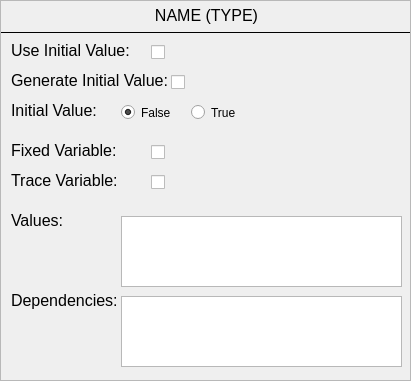
<?xml version="1.0" encoding="UTF-8"?>
<ui version="4.0">
 <class>Form</class>
 <widget class="QWidget" name="Form">
  <property name="geometry">
   <rect>
    <x>0</x>
    <y>0</y>
    <width>411</width>
    <height>381</height>
   </rect>
  </property>
  <property name="windowTitle">
   <string>Form</string>
  </property>
  <widget class="QScrollArea" name="vaiable_input_string">
   <property name="geometry">
    <rect>
     <x>0</x>
     <y>0</y>
     <width>411</width>
     <height>381</height>
    </rect>
   </property>
   <property name="frameShadow">
    <enum>QFrame::Sunken</enum>
   </property>
   <property name="verticalScrollBarPolicy">
    <enum>Qt::ScrollBarAlwaysOff</enum>
   </property>
   <property name="horizontalScrollBarPolicy">
    <enum>Qt::ScrollBarAlwaysOff</enum>
   </property>
   <property name="widgetResizable">
    <bool>true</bool>
   </property>
   <widget class="QWidget" name="scrollAreaWidgetContents_7">
    <property name="geometry">
     <rect>
      <x>0</x>
      <y>0</y>
      <width>409</width>
      <height>379</height>
     </rect>
    </property>
    <widget class="QWidget" name="variable_input" native="true">
     <property name="geometry">
      <rect>
       <x>10</x>
       <y>100</y>
       <width>401</width>
       <height>27</height>
      </rect>
     </property>
     <property name="toolTip">
      <string>&lt;html&gt;&lt;head/&gt;&lt;body&gt;&lt;p&gt;If the above option is checked this setting let's you adjust the initial value.&lt;/p&gt;&lt;/body&gt;&lt;/html&gt;</string>
     </property>
     <property name="whatsThis">
      <string>&lt;html&gt;&lt;head/&gt;&lt;body&gt;&lt;p&gt;Dies ist ein Test&lt;/p&gt;&lt;p&gt;&lt;br/&gt;&lt;/p&gt;&lt;/body&gt;&lt;/html&gt;</string>
     </property>
     <widget class="QLabel" name="initial_value_label">
      <property name="geometry">
       <rect>
        <x>0</x>
        <y>0</y>
        <width>91</width>
        <height>21</height>
       </rect>
      </property>
      <property name="font">
       <font>
        <pointsize>12</pointsize>
       </font>
      </property>
      <property name="text">
       <string>Initial Value:</string>
      </property>
      <property name="alignment">
       <set>Qt::AlignLeading|Qt::AlignLeft|Qt::AlignTop</set>
      </property>
     </widget>
     <widget class="QRadioButton" name="initial_value_input_true">
      <property name="geometry">
       <rect>
        <x>110</x>
        <y>0</y>
        <width>99</width>
        <height>23</height>
       </rect>
      </property>
      <property name="text">
       <string>False</string>
      </property>
      <property name="checked">
       <bool>true</bool>
      </property>
     </widget>
     <widget class="QRadioButton" name="initial_value_input_false">
      <property name="geometry">
       <rect>
        <x>180</x>
        <y>0</y>
        <width>99</width>
        <height>23</height>
       </rect>
      </property>
      <property name="text">
       <string>True</string>
      </property>
     </widget>
    </widget>
    <widget class="QLabel" name="header_label">
     <property name="geometry">
      <rect>
       <x>10</x>
       <y>5</y>
       <width>391</width>
       <height>21</height>
      </rect>
     </property>
     <property name="font">
      <font>
       <pointsize>12</pointsize>
      </font>
     </property>
     <property name="toolTip">
      <string>&lt;html&gt;&lt;head/&gt;&lt;body&gt;&lt;p&gt;The name and the type of the variable.&lt;/p&gt;&lt;/body&gt;&lt;/html&gt;</string>
     </property>
     <property name="text">
      <string>NAME (TYPE)</string>
     </property>
     <property name="alignment">
      <set>Qt::AlignHCenter|Qt::AlignTop</set>
     </property>
    </widget>
    <widget class="Line" name="line_17">
     <property name="geometry">
      <rect>
       <x>0</x>
       <y>30</y>
       <width>411</width>
       <height>3</height>
      </rect>
     </property>
     <property name="frameShadow">
      <enum>QFrame::Plain</enum>
     </property>
     <property name="orientation">
      <enum>Qt::Horizontal</enum>
     </property>
    </widget>
    <widget class="QWidget" name="variable_input_2" native="true">
     <property name="geometry">
      <rect>
       <x>10</x>
       <y>210</y>
       <width>401</width>
       <height>81</height>
      </rect>
     </property>
     <property name="toolTip">
      <string>&lt;html&gt;&lt;head/&gt;&lt;body&gt;&lt;p&gt;This field allows to specify valid values for the variable. These values are used if a transition writes to the variable. The specification has to be done using the following syntax:&lt;/p&gt;&lt;p align=&quot;center&quot;&gt;&amp;quot;value1&amp;quot;, &amp;quot;value2&amp;quot;, ...&lt;/p&gt;&lt;p&gt;Optionally weights can be specified for each value. Each weight has to be a whole positive number. If weights are specified they have to be specified using the following syntax:&lt;/p&gt;&lt;p align=&quot;center&quot;&gt;&amp;quot;value1&amp;quot;, &amp;quot;value2&amp;quot; | value1_weight, value2_weight&lt;/p&gt;&lt;p&gt;If weights are specified the number of specified values must equal the number of specified weights.&lt;/p&gt;&lt;/body&gt;&lt;/html&gt;</string>
     </property>
     <property name="whatsThis">
      <string>&lt;html&gt;&lt;head/&gt;&lt;body&gt;&lt;p&gt;Dies ist ein Test&lt;/p&gt;&lt;p&gt;&lt;br/&gt;&lt;/p&gt;&lt;/body&gt;&lt;/html&gt;</string>
     </property>
     <widget class="QLabel" name="initial_value_label_2">
      <property name="geometry">
       <rect>
        <x>0</x>
        <y>0</y>
        <width>51</width>
        <height>21</height>
       </rect>
      </property>
      <property name="font">
       <font>
        <pointsize>12</pointsize>
       </font>
      </property>
      <property name="text">
       <string>Values:</string>
      </property>
      <property name="alignment">
       <set>Qt::AlignLeading|Qt::AlignLeft|Qt::AlignTop</set>
      </property>
     </widget>
     <widget class="QPlainTextEdit" name="values_input">
      <property name="geometry">
       <rect>
        <x>110</x>
        <y>5</y>
        <width>281</width>
        <height>71</height>
       </rect>
      </property>
      <property name="font">
       <font>
        <pointsize>12</pointsize>
       </font>
      </property>
     </widget>
    </widget>
    <widget class="QWidget" name="variable_input_3" native="true">
     <property name="geometry">
      <rect>
       <x>10</x>
       <y>290</y>
       <width>401</width>
       <height>81</height>
      </rect>
     </property>
     <property name="toolTip">
      <string>&lt;html&gt;&lt;head/&gt;&lt;body&gt;&lt;p&gt;This field allows to specify dependencies of the variable. These dependencies are considered when generating values for this variable. The specification has to be done using the following syntax:&lt;/p&gt;&lt;p align=&quot;center&quot;&gt;&amp;quot;logical_expression&amp;quot; =&amp;gt; &amp;quot;constraint1&amp;quot;, dependency2, ...&lt;/p&gt;&lt;p&gt;Example for the variable &amp;quot;cancer_type&amp;quot;: &lt;/p&gt;&lt;p align=&quot;center&quot;&gt;&amp;quot;gender == 'female' &amp;quot; =&amp;gt; &amp;quot; '!=' ; 'prostate cancer' &amp;quot;&lt;/p&gt;&lt;p&gt;The logical expression has to follow the same syntax as the guard transitions in a PNML model. The constraints have to follow the following syntax:&lt;/p&gt;&lt;p align=&quot;center&quot;&gt;&amp;quot; 'operator' ; 'value' &amp;quot;&lt;/p&gt;&lt;p&gt;The operators that are alowed are: &amp;quot;&amp;lt;&amp;quot;, &amp;quot;&amp;lt;=&amp;quot;, &amp;quot;&amp;gt;&amp;quot;, &amp;quot;&amp;gt;=&amp;quot;, &amp;quot;==&amp;quot;, &amp;quot;!=&amp;quot;&lt;/p&gt;&lt;/body&gt;&lt;/html&gt;</string>
     </property>
     <property name="whatsThis">
      <string>&lt;html&gt;&lt;head/&gt;&lt;body&gt;&lt;p&gt;Dies ist ein Test&lt;/p&gt;&lt;p&gt;&lt;br/&gt;&lt;/p&gt;&lt;/body&gt;&lt;/html&gt;</string>
     </property>
     <widget class="QLabel" name="dependencies_label">
      <property name="geometry">
       <rect>
        <x>0</x>
        <y>0</y>
        <width>111</width>
        <height>21</height>
       </rect>
      </property>
      <property name="font">
       <font>
        <pointsize>12</pointsize>
       </font>
      </property>
      <property name="text">
       <string>Dependencies:</string>
      </property>
      <property name="alignment">
       <set>Qt::AlignLeading|Qt::AlignLeft|Qt::AlignTop</set>
      </property>
     </widget>
     <widget class="QPlainTextEdit" name="dependencies_input">
      <property name="geometry">
       <rect>
        <x>110</x>
        <y>5</y>
        <width>281</width>
        <height>71</height>
       </rect>
      </property>
      <property name="font">
       <font>
        <pointsize>12</pointsize>
       </font>
      </property>
     </widget>
    </widget>
    <widget class="QWidget" name="variable_input_4" native="true">
     <property name="geometry">
      <rect>
       <x>10</x>
       <y>40</y>
       <width>401</width>
       <height>27</height>
      </rect>
     </property>
     <property name="toolTip">
      <string>&lt;html&gt;&lt;head/&gt;&lt;body&gt;&lt;p&gt;If this option is checked the variable will have an initial value that is not dependend on a transition writing to it.&lt;/p&gt;&lt;/body&gt;&lt;/html&gt;</string>
     </property>
     <property name="whatsThis">
      <string>&lt;html&gt;&lt;head/&gt;&lt;body&gt;&lt;p&gt;Dies ist ein Test&lt;/p&gt;&lt;p&gt;&lt;br/&gt;&lt;/p&gt;&lt;/body&gt;&lt;/html&gt;</string>
     </property>
     <widget class="QLabel" name="initial_value_label_3">
      <property name="geometry">
       <rect>
        <x>0</x>
        <y>0</y>
        <width>121</width>
        <height>21</height>
       </rect>
      </property>
      <property name="font">
       <font>
        <pointsize>12</pointsize>
       </font>
      </property>
      <property name="text">
       <string>Use Initial Value:</string>
      </property>
      <property name="alignment">
       <set>Qt::AlignLeading|Qt::AlignLeft|Qt::AlignTop</set>
      </property>
     </widget>
     <widget class="QCheckBox" name="use_initial_value_input">
      <property name="geometry">
       <rect>
        <x>140</x>
        <y>0</y>
        <width>82</width>
        <height>23</height>
       </rect>
      </property>
      <property name="text">
       <string/>
      </property>
     </widget>
    </widget>
    <widget class="QWidget" name="gen_initial_value" native="true">
     <property name="geometry">
      <rect>
       <x>10</x>
       <y>70</y>
       <width>401</width>
       <height>27</height>
      </rect>
     </property>
     <property name="toolTip">
      <string>&lt;html&gt;&lt;head/&gt;&lt;body&gt;&lt;p&gt;If this option is checked the initial value will be generated and and the  input for the initial value that is below this option will not be used.&lt;/p&gt;&lt;/body&gt;&lt;/html&gt;</string>
     </property>
     <property name="whatsThis">
      <string>&lt;html&gt;&lt;head/&gt;&lt;body&gt;&lt;p&gt;Dies ist ein Test&lt;/p&gt;&lt;p&gt;&lt;br/&gt;&lt;/p&gt;&lt;/body&gt;&lt;/html&gt;</string>
     </property>
     <widget class="QLabel" name="initial_value_label_4">
      <property name="geometry">
       <rect>
        <x>0</x>
        <y>0</y>
        <width>161</width>
        <height>21</height>
       </rect>
      </property>
      <property name="font">
       <font>
        <pointsize>12</pointsize>
       </font>
      </property>
      <property name="text">
       <string>Generate Initial Value:</string>
      </property>
      <property name="alignment">
       <set>Qt::AlignLeading|Qt::AlignLeft|Qt::AlignTop</set>
      </property>
     </widget>
     <widget class="QCheckBox" name="gen_initial_value_input">
      <property name="geometry">
       <rect>
        <x>160</x>
        <y>0</y>
        <width>82</width>
        <height>23</height>
       </rect>
      </property>
      <property name="text">
       <string/>
      </property>
     </widget>
    </widget>
    <widget class="QWidget" name="trace_variable" native="true">
     <property name="geometry">
      <rect>
       <x>10</x>
       <y>170</y>
       <width>401</width>
       <height>27</height>
      </rect>
     </property>
     <property name="toolTip">
      <string>&lt;html&gt;&lt;head/&gt;&lt;body&gt;&lt;p&gt;If this option is checked the variable will be a trace variable, that is not part of any events.&lt;/p&gt;&lt;/body&gt;&lt;/html&gt;</string>
     </property>
     <property name="whatsThis">
      <string>&lt;html&gt;&lt;head/&gt;&lt;body&gt;&lt;p&gt;Dies ist ein Test&lt;/p&gt;&lt;p&gt;&lt;br/&gt;&lt;/p&gt;&lt;/body&gt;&lt;/html&gt;</string>
     </property>
     <widget class="QLabel" name="initial_value_label_6">
      <property name="geometry">
       <rect>
        <x>0</x>
        <y>0</y>
        <width>121</width>
        <height>21</height>
       </rect>
      </property>
      <property name="font">
       <font>
        <pointsize>12</pointsize>
       </font>
      </property>
      <property name="text">
       <string>Trace Variable:</string>
      </property>
      <property name="alignment">
       <set>Qt::AlignLeading|Qt::AlignLeft|Qt::AlignTop</set>
      </property>
     </widget>
     <widget class="QCheckBox" name="trace_variable_input">
      <property name="geometry">
       <rect>
        <x>140</x>
        <y>0</y>
        <width>82</width>
        <height>23</height>
       </rect>
      </property>
      <property name="text">
       <string/>
      </property>
     </widget>
    </widget>
    <widget class="QWidget" name="fixed_variable" native="true">
     <property name="geometry">
      <rect>
       <x>10</x>
       <y>140</y>
       <width>401</width>
       <height>27</height>
      </rect>
     </property>
     <property name="toolTip">
      <string>&lt;html&gt;&lt;head/&gt;&lt;body&gt;&lt;p&gt;If this option is checked the variable will have a fixed value once it has been written to once. Even if another transition writes to it, the value will not change.&lt;/p&gt;&lt;/body&gt;&lt;/html&gt;</string>
     </property>
     <property name="whatsThis">
      <string>&lt;html&gt;&lt;head/&gt;&lt;body&gt;&lt;p&gt;Dies ist ein Test&lt;/p&gt;&lt;p&gt;&lt;br/&gt;&lt;/p&gt;&lt;/body&gt;&lt;/html&gt;</string>
     </property>
     <widget class="QLabel" name="initial_value_label_5">
      <property name="geometry">
       <rect>
        <x>0</x>
        <y>0</y>
        <width>121</width>
        <height>21</height>
       </rect>
      </property>
      <property name="font">
       <font>
        <pointsize>12</pointsize>
       </font>
      </property>
      <property name="text">
       <string>Fixed Variable:</string>
      </property>
      <property name="alignment">
       <set>Qt::AlignLeading|Qt::AlignLeft|Qt::AlignTop</set>
      </property>
     </widget>
     <widget class="QCheckBox" name="fixed_variable_input">
      <property name="geometry">
       <rect>
        <x>140</x>
        <y>0</y>
        <width>82</width>
        <height>23</height>
       </rect>
      </property>
      <property name="text">
       <string/>
      </property>
     </widget>
    </widget>
   </widget>
  </widget>
 </widget>
 <resources/>
 <connections/>
</ui>
